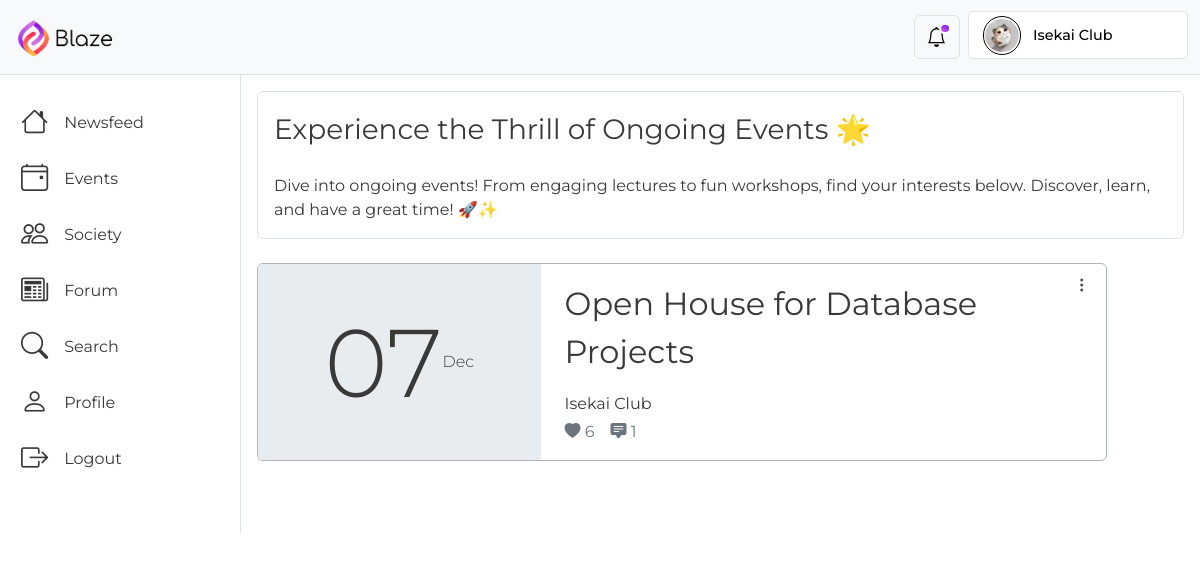
Page /events/ (signed in) on the earlier database version.
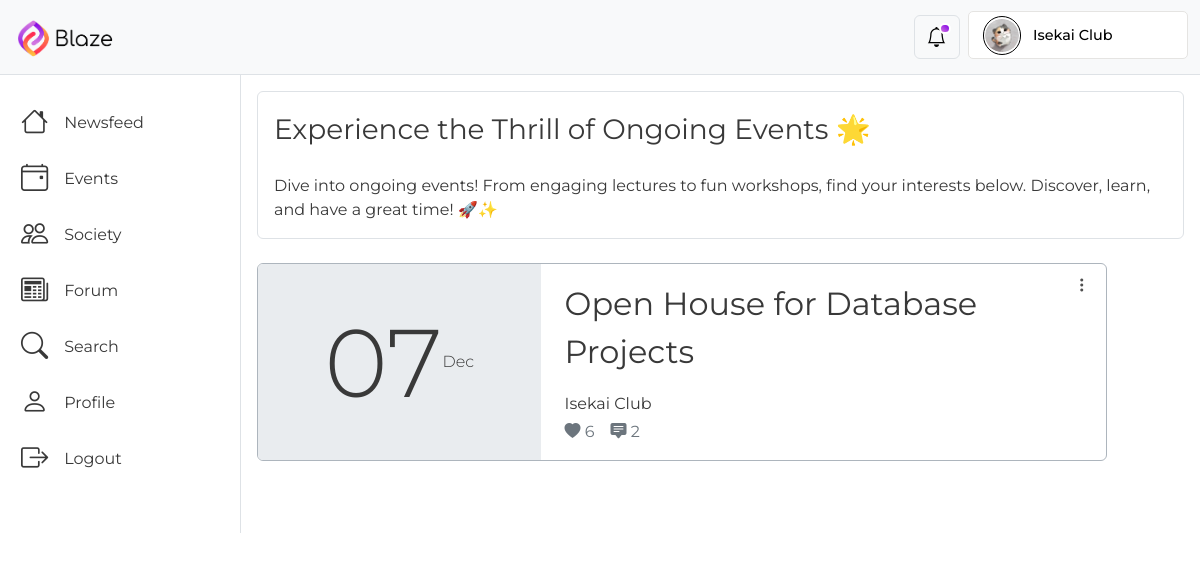
Same page on the later database version.
### BlazeApp/models.py (models this page shows, shortened)
class Event(models.Model):
    banner = models.ImageField(
        upload_to="events/",
        null=False,
        default="events/Default_Event_Picture.png",
        validators=[
            FileExtensionValidator(allowed_extensions=["jpg", "jpeg", "png"]),
            validate_profilePicture_size,
        ],
        help_text="Upload an image for the event.",
    )
    title = models.CharField(max_length=200, null=False, default="No Title")
    description = models.CharField(
        max_length=1500, null=False, default="No Description"
    )
    start_date = models.DateField(null=False, default="0001-01-01")
    end_date = models.DateField(null=False, default="0001-01-01")
    poster = models.ForeignKey(
        User, on_delete=models.CASCADE, related_name="events", default=0
    )
    venue = models.CharField(max_length=50, null=False, default="No Venue")
    time = models.TimeField(null=False, default="00:00")
    timestamp = models.DateTimeField(auto_now=True, null=False)
    likes = models.ManyToManyField(User, related_name="liked_events", blank=True)
    class Meta:
        verbose_name = "Event"
        verbose_name_plural = "Events"
    @property
    def like_count(self):
        return self.likes.count()
    @property
    def comment_count(self):
        comment = Comment.objects.filter(object_type="event", object_id=self.pk)
        return comment.count()

class User(AbstractUser):
    profile_picture = models.ImageField(
        upload_to="profile_pics/",
        blank=True,
        null=True,
        default="profile_pics/Default_Profile_Picture.png",
        validators=[
            FileExtensionValidator(
                allowed_extensions=["jpg", "jpeg", "png"]
            ),  # Restrict allowed file extensions
            validate_profilePicture_size,  # Set a maximum file size limit (7 MB in this example)
        ],
    )
    follow = models.ManyToManyField(
        "self", symmetrical=False, related_name="followers", blank=True
    )
    class Meta:
        verbose_name = "User"
        verbose_name_plural = "Users"

### BlazeApp/views.py (the view)
# urls.py: path("events/", login_required(views.events), name="events"),
def events(request):
    event_instances = Event.objects.all()
    content = {"event_instances": event_instances}
    return render(request, "BlazeApp/events.html", content)

### BlazeApp/templates/BlazeApp/events.html (shortened to what this page needs)
{% extends 'BlazeApp/base.html' %}
{% load static %}
{% block content %}
  <div class="content-d border border-top-0 border-bottom-0 border-end-0 col">
    <div class="border rounded m-3" style="height: max-content;">
      <div class="fs-3 p-3" style="height: max-content;">Experience the Thrill of Ongoing Events 🌟</div>
      <div class="fs-6 px-3 pt-2 pb-3" style="height: max-content;">Dive into ongoing events! From engaging lectures to fun workshops, find your interests below. Discover, learn, and have a great time! 🚀✨</div>
    </div>
    <div class="d-flex flex-wrap border-dark m-2 px-2 pt-1 pb-5" style="height: max-content;">
      {% if event_instances %}
        {% for event in event_instances %}
          <div class="d-flex flex-wrap overflow-hidden border border-dark-subtle col-12 col-lg-11 rounded position-relative mt-1 mb-3" style="height: max-content;">
            <div class="btn-group dropstart event-view-d">
              <button type="button" class="btn text-night dropdown-toggle" data-bs-toggle="dropdown" aria-expanded="false"><i class="bi bi-three-dots-vertical"></i></button>
            </div>
            <div class="d-flex flex-wrap justify-content-center align-items-center bg-body-secondary col-12 col-sm-4 fw-light p-3">
              <div style="font-size: 6rem; line-height: 1.2;">{{ event.start_date|date:'d' }}</div>
              <div>{{ event.start_date|date:'M' }}</div>
            </div>
            <div class="d-flex flex-column justify-content-center col-12 col-sm-8 py-3 ps-4 pe-3">
              <div id="en" class="fs-2"><a href="{% url 'BlazeApp:view_event' event.pk %}">{{ event.title }}</a></div>
              <div class="fs-6 mt-3">
                <a href="{% url 'BlazeApp:profile' event.poster.pk %}">{{ event.poster.first_name }} {{ event.poster.last_name }}</a>
              </div>
              <div class="d-flex">
                <div class="text-secondary mt-1 me-3">
                  <i class="bi bi-heart-fill"></i>
                  <span>{{ event.like_count }}</span>
                </div>
                <div class="text-secondary mt-1 me-3">
                  <i class="bi bi-chat-square-text-fill"></i>
                  <span>{{ event.comment_count }}</span>
                </div>
              </div>
            </div>
          </div>
        {% endfor %}
      {% endif %}
    </div>
  </div>
{% endblock %}

Differences in the rows shown:
changed Event "Open House for Database Projects": comment_count "1" → "2"
